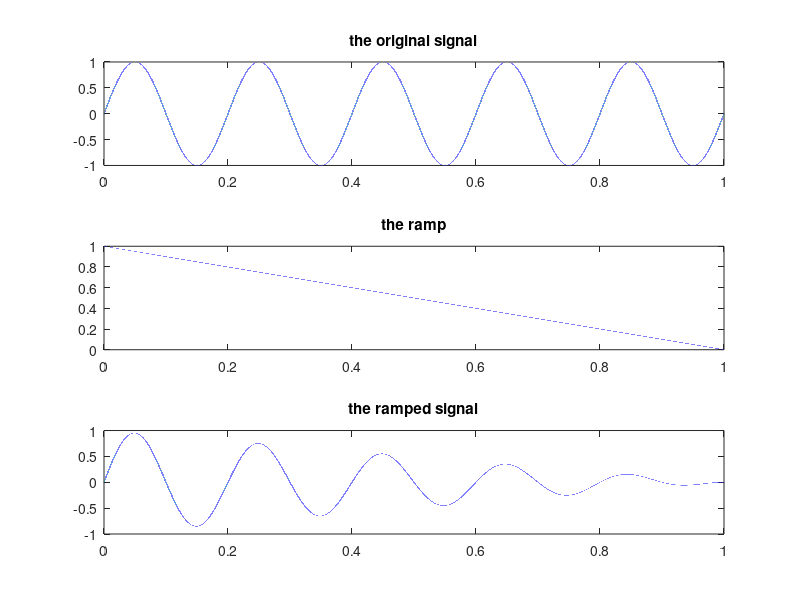

Recreate this plot in MATLAB.
close all;
clear;
clc;

sample_rate = 220250;       % Sample rate per sec
freq = 5;                   % Cycles per sec
dur = 1;                    % Sec
amplitude = 1;              % peak(+/-)
init_amp = 1;
final_amp = 0;
timeindex = linspace(0,dur,sample_rate*dur);
sineWave1 = amplitude*sin(2*pi*freq*timeindex);
envelope = linspace(init_amp,final_amp,sample_rate*dur);
sineWave2 = sineWave1.*envelope;

subplot(3,1,1),plot(timeindex,sineWave1),
title('the original signal');
subplot(3,1,2),plot(timeindex,envelope),
title('the ramp');
subplot(3,1,3),plot(timeindex,sineWave2),
title('the ramped signal');